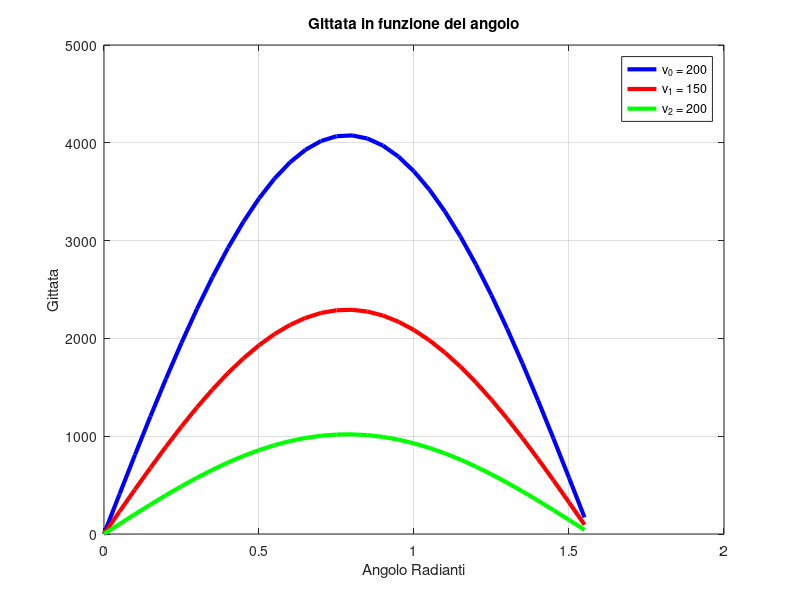

This chart was generated by the following MATLAB code:
%sgittata.m
clear
clc
g=9.81;
v0=200;
v1=150;
v2=100;
% ang=linspace(0,pi/2,32);
ang=0:0.05:pi/2;
n=length(ang);

gitt0=v0^2./g*sin(2*ang);
gitt1=v1^2./g*sin(2*ang);
gitt2=v2^2./g*sin(2*ang);

fprintf('    n      angolo    gittata\n');
fprintf('%5d %10.3f %15.5e\n',[1:n; ang; gitt0]);

disp("==============================================");

fprintf('    n      angolo    gittata\n');
fprintf('%5d %10.3f %15.5e\n',[1:n; ang; gitt1]);

disp("==============================================");

fprintf('    n      angolo    gittata\n');
fprintf('%5d %10.3f %15.5e\n',[1:n; ang; gitt2]);

% Disegno del grafico :
figure(1);
plot(ang, gitt0, "b-", "LineWidth", 3);
hold on;
grid on;
plot(ang, gitt1, "r-", "LineWidth", 3);
plot(ang, gitt2, "g-", "LineWidth", 3);
xlabel('Angolo Radianti');
ylabel('Gittata');
title('Gittata in funzione del angolo');
legend('v_0 = 200', 'v_1 = 150', 'v_2 = 200');
hold off;

% Verifico il punto massimo sia pi/4
[max_git0, id0] = max(gitt0);
[max_git1, id1] = max(gitt1);
[max_git2, id2] = max(gitt2);

ang_max0 = ang(id0);
fprintf('Angolo di massima gittata v_0 = 200: %.4f rad (%.2f gradi)\n', ang_max0, ang_max0*180/pi);
fprintf('π/4 = %.4f rad (45 gradi)\n', pi/4);

ang_max1 = ang(id1);
fprintf('Angolo di massima gittata v_1 = 150: %.4f rad (%.2f gradi)\n', ang_max1, ang_max1*180/pi);
fprintf('π/4 = %.4f rad (45 gradi)\n', pi/4);

ang_max2 = ang(id2);
fprintf('Angolo di massima gittata v_2 = 100: %.4f rad (%.2f gradi)\n', ang_max2, ang_max2*180/pi);
fprintf('π/4 = %.4f rad (45 gradi)\n', pi/4);


